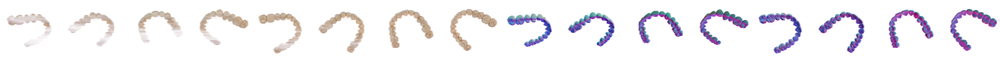
#> input picture teeth-upper-rmbg.png, 1000 x 62 px, shrunk from 4096 x 256 before the run
$ python translucent2opaque.py
#> lines starting #> are read from the running program, lines starting #| are printed output that depends on the picture; after the words box and inside, x2 and y2 are one past the last pixel; in counts of white or black regions, pixels touching at a corner belong together
from PIL import Image
import numpy as np

img = Image.open("teeth-upper-rmbg.png").convert("RGBA")
#> img is the input picture: PIL image 1000x62 RGBA; mean R, G, B, A 24.5, 19.3, 23.7, 24
data = np.array(img)

# Threshold the alpha channel — anything > 128 becomes fully opaque
alpha = data[:, :, 3]
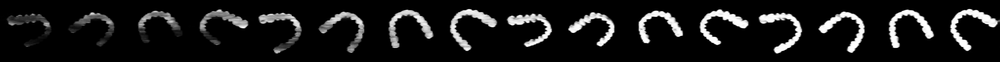
#> alpha: shape (62, 1000); min 0, max 255, mean 24
data[:, :, 3] = np.where(alpha > 128, 255, 0)
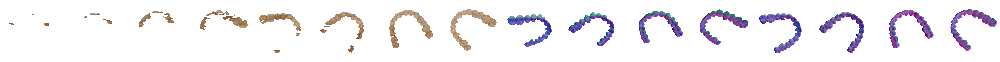
#> data: shape (62, 1000, 4); 19.42% of pixels changed, all inside (x1, y1, x2, y2) = (0, 6, 1000, 62); transparent parts drawn white

Image.fromarray(data).save("teeth-upper-rmbg_opaque.png")
